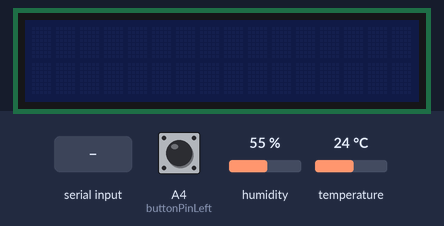
The sketch below on a simulated Arduino Uno, built with avr-gcc and run on an emulated ATmega328P. On the bench: 16×2 character LCD. The inputs (shaded band) are chosen by the test bench; at power-on: A4 (buttonPinLeft) LOW, humidity 55 %, temperature 24 °C. What the sketch prints to the serial monitor is not drawn.

Above: at 1.2 s.
1.3 s: A4 (buttonPinLeft) pulled HIGH for 0.15 s
At 2.5 s:
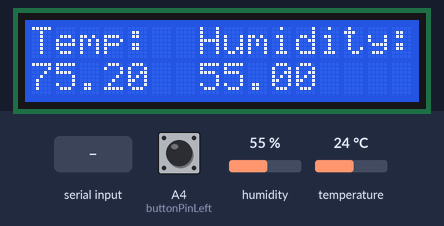
3.3 s: humidity set to 22 %
At 5.1 s:
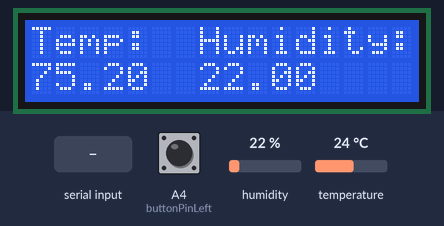
5.4 s: temperature set to 12 °C
At 6.7 s:
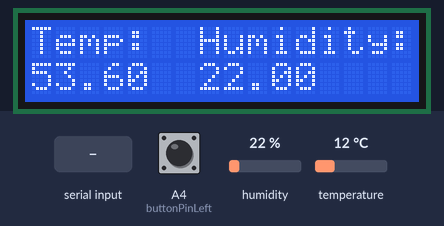
8.4 s: "temp" received over Serial
11.4 s: A4 (buttonPinLeft) pulled HIGH for 3.2 s
At 13.0 s:
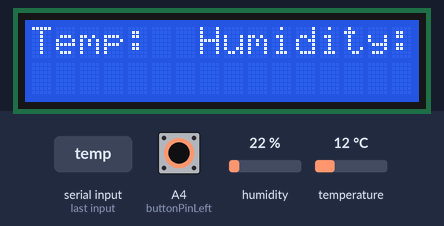
16.1 s: humidity set to 40 %
At 17.1 s:
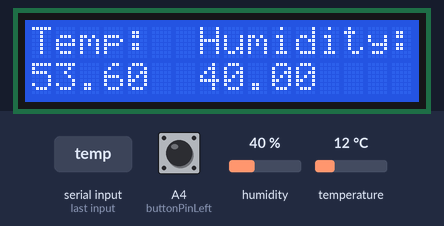
Timing chart, 0 to 19.1 s (numbered marks = the images above; inputs shaded):
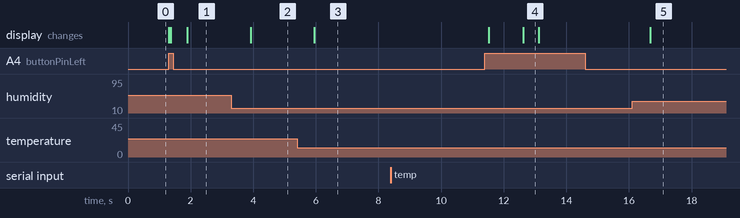

The sketch:

Temperature_and_Humidity_Reader.ino
```cpp
// Including the library code:
#include <LiquidCrystal.h>
#include "DHT.h"

// Defining the type of DHT and then setting the pin that it will be on
#define DHTPIN 7
#define DHTTYPE DHT11
DHT dht(DHTPIN, DHTTYPE);

// Assigning the LCD to pins
LiquidCrystal lcd(12, 11, 5, 4, 3, 2);

// Setting the pin for the button
const int buttonPinLeft = A4;

// Defining variables
int buttonStateLeft = 0;
String Incoming_value;
float temperature;
float humidity;

void setup() {
  pinMode(buttonPinLeft, INPUT);
  Serial.begin(9600);
}

void loop() {
  // This is for the physical button
  buttonStateLeft = digitalRead(buttonPinLeft);
  if (buttonStateLeft == HIGH ) {
    // set up the LCD's number of columns and rows and the DHT
    lcd.begin(16, 2);
    dht.begin();

    // Print a message to the LCD.
    lcd.print("Temp:  Humidity:");
    for (int i = 0; i < 20; i++) {
      delay(500);
      // set the cursor to column 0, line 1
      // (note: line 1 is the second row, since counting begins with 0):
      lcd.setCursor(0, 1);
      // reading humidity
      humidity = dht.readHumidity();
      // reading temperature (true = Fahrenheit | false = Celsius)
      temperature = dht.readTemperature(true);
      lcd.print(temperature);
      lcd.setCursor(7, 1);
      lcd.print(humidity);
    }
    lcd.clear();
  }

  // This is for any digtial input (via Serial Monitor or an app in the future)
  if (Serial.available() > 0)
  {
    dht.begin();
    //Read the incoming data
    Incoming_value = Serial.readString();
    Incoming_value.trim();
    //Checks whether value of Incoming_value is equal to "temp"
    if (Incoming_value == "temp") {
      // reading temperature (true = Fahrenheit | false = Celsius)
      temperature = dht.readTemperature(true);
      Serial.println("Temperature is ");  //If true, display the temperature
      Serial.print(temperature);
    }
    //Checks whether value of Incoming_value is equal to "temp"
    else if (Incoming_value == "hum")  {
      humidity = dht.readHumidity();
      Serial.println("Humidity is "); // If true, display the humidity
      Serial.print(humidity);
    }
  }

}
```

Measured:
- after the input at 1.3 s, the display: first changes at once (image 1 shows a later state)
- after the input at 3.3 s, the display: changes after 0.62 s (image 2)
- after the input at 5.4 s, the display: changes after 0.55 s (image 3)
- after the input at 8.4 s, every drawn part: stays the same
- after the input at 11.4 s, the display: first differs from a run without the input after 1.2 s (image 4)
- after the input at 16.1 s, the display: changes after 0.58 s (image 5)
- what the display in image 4 shows lasts 0.5 s, from 12.6 s to 13.1 s
